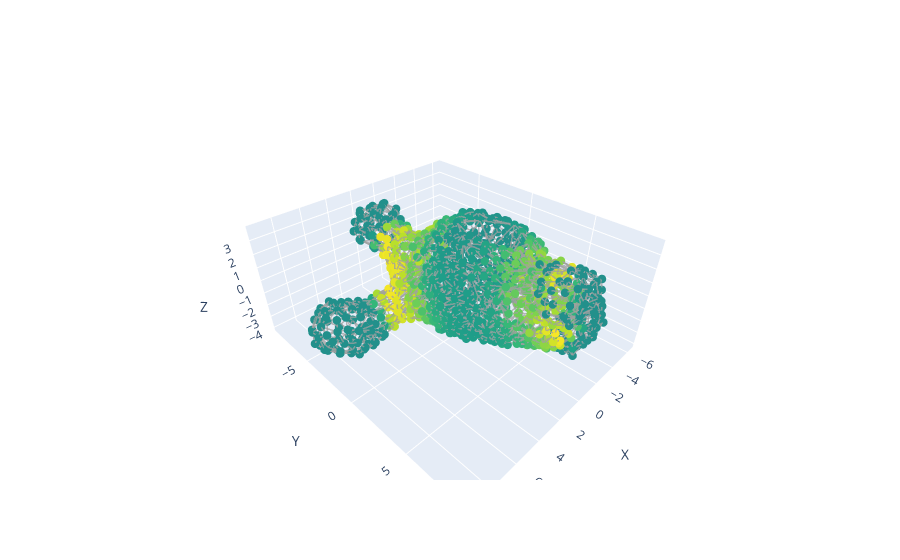
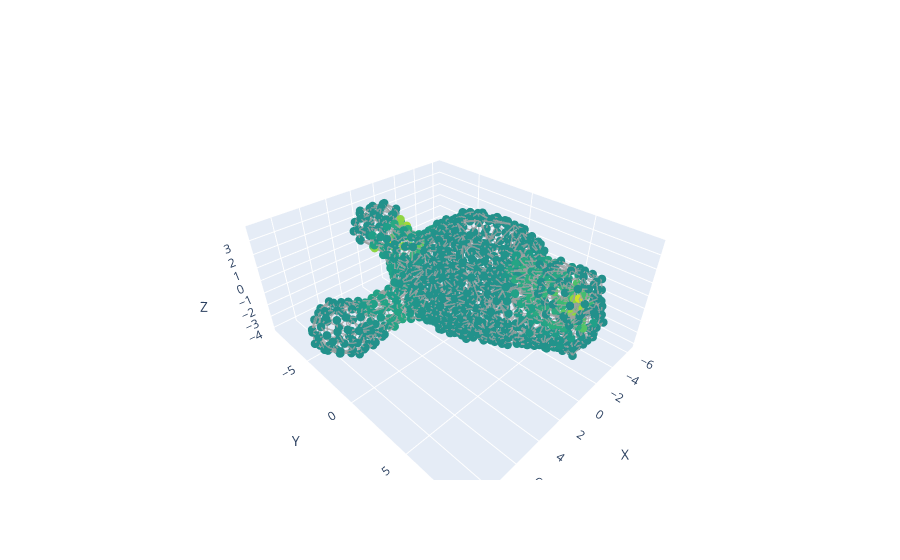
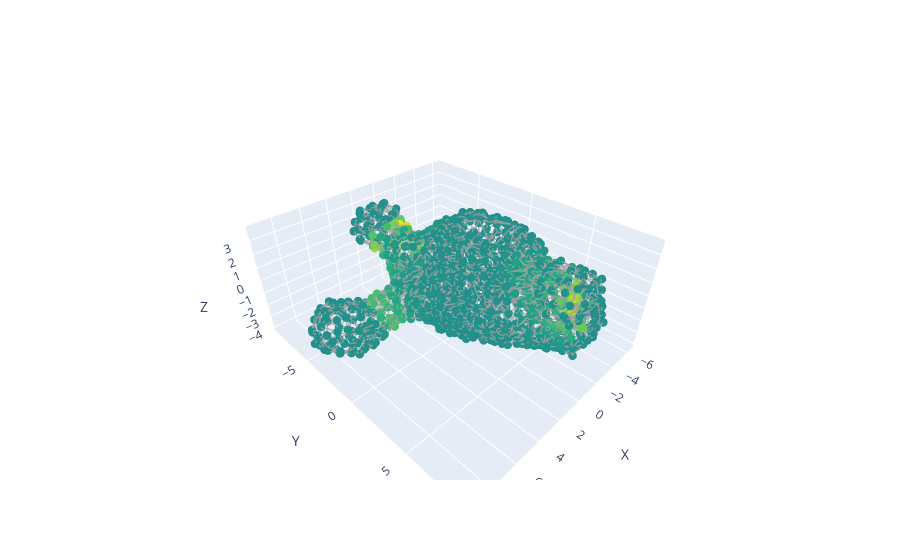
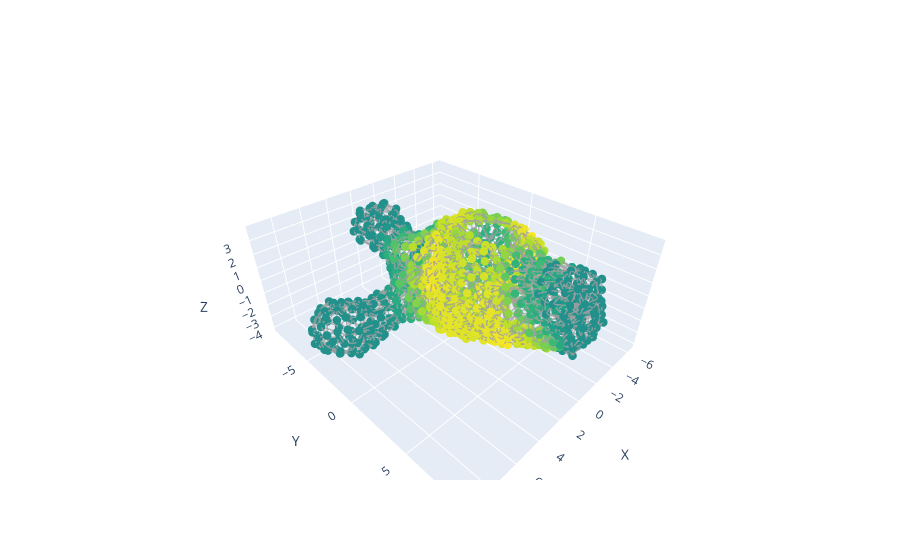

Notebook code for these charts, in order:
### Code cell
# Add the encoding field to the graph
add_vertex_field_to_graph(G, encoding, 'vocab_encoding')

encoding_nodes = np.array([G.nodes[n]["vocab_encoding"] for n in nodes])

for idx in vocab_plot_idx:
    node_values = encoding_nodes[:, idx]     # shape (N_cells,)

    fig = plot_organoid_graph(
        centroids,
        G,
        node_values=node_values,   # <--- numeric, not strings
        node_size=5,
        edge_width=3.0,
        colorscale="Viridis",      # <-- enable colorscale
    )

    fig.show()

### Figure 1 — Plotly figure (JSON) as saved in the notebook; plotly's stock layout.template omitted (floating-point values rounded to 4 significant figures; data arrays with more than 128 entries replaced by an {"elided": "..."} marker saying what was removed)
{"data": [{"hoverinfo": "skip", "line": {"color": "rgba(120,120,120,0.75)", "width": 3}, "mode": "lines", "showlegend": false, "type": "scatter3d", "x": {"elided": "9279 float values"}, "y": {"elided": "9279 float values"}, "z": {"elided": "9279 float values"}}, {"hoverinfo": "skip", "marker": {"cmax": 0.9842, "cmid": 0, "cmin": -0.9842, "color": {"elided": "1030 float values"}, "colorscale": [[0, "#440154"], [0.1111, "#482878"], [0.2222, "#3e4989"], [0.3333, "#31688e"], [0.4444, "#26828e"], [0.5556, "#1f9e89"], [0.6667, "#35b779"], [0.7778, "#6ece58"], [0.8889, "#b5de2b"], [1, "#fde725"]], "line": {"width": 0}, "size": 5}, "mode": "markers", "showlegend": false, "type": "scatter3d", "x": {"elided": "1030 float values"}, "y": {"elided": "1030 float values"}, "z": {"elided": "1030 float values"}}], "layout": {"scene": {"aspectmode": "data", "xaxis": {"title": {"text": "X"}}, "yaxis": {"title": {"text": "Y"}}, "zaxis": {"title": {"text": "Z"}}}}}

### Figure 2 — Plotly figure (JSON) as saved in the notebook; plotly's stock layout.template omitted (floating-point values rounded to 4 significant figures; data arrays with more than 128 entries replaced by an {"elided": "..."} marker saying what was removed)
{"data": [{"hoverinfo": "skip", "line": {"color": "rgba(120,120,120,0.75)", "width": 3}, "mode": "lines", "showlegend": false, "type": "scatter3d", "x": {"elided": "9279 float values"}, "y": {"elided": "9279 float values"}, "z": {"elided": "9279 float values"}}, {"hoverinfo": "skip", "marker": {"cmax": 0.1025, "cmid": 0, "cmin": -0.1025, "color": {"elided": "1030 float values"}, "colorscale": [[0, "#440154"], [0.1111, "#482878"], [0.2222, "#3e4989"], [0.3333, "#31688e"], [0.4444, "#26828e"], [0.5556, "#1f9e89"], [0.6667, "#35b779"], [0.7778, "#6ece58"], [0.8889, "#b5de2b"], [1, "#fde725"]], "line": {"width": 0}, "size": 5}, "mode": "markers", "showlegend": false, "type": "scatter3d", "x": {"elided": "1030 float values"}, "y": {"elided": "1030 float values"}, "z": {"elided": "1030 float values"}}], "layout": {"scene": {"aspectmode": "data", "xaxis": {"title": {"text": "X"}}, "yaxis": {"title": {"text": "Y"}}, "zaxis": {"title": {"text": "Z"}}}}}

### Figure 3 — Plotly figure (JSON) as saved in the notebook; plotly's stock layout.template omitted (floating-point values rounded to 4 significant figures; data arrays with more than 128 entries replaced by an {"elided": "..."} marker saying what was removed)
{"data": [{"hoverinfo": "skip", "line": {"color": "rgba(120,120,120,0.75)", "width": 3}, "mode": "lines", "showlegend": false, "type": "scatter3d", "x": {"elided": "9279 float values"}, "y": {"elided": "9279 float values"}, "z": {"elided": "9279 float values"}}, {"hoverinfo": "skip", "marker": {"cmax": 0.9463, "cmid": 0, "cmin": -0.9463, "color": {"elided": "1030 float values"}, "colorscale": [[0, "#440154"], [0.1111, "#482878"], [0.2222, "#3e4989"], [0.3333, "#31688e"], [0.4444, "#26828e"], [0.5556, "#1f9e89"], [0.6667, "#35b779"], [0.7778, "#6ece58"], [0.8889, "#b5de2b"], [1, "#fde725"]], "line": {"width": 0}, "size": 5}, "mode": "markers", "showlegend": false, "type": "scatter3d", "x": {"elided": "1030 float values"}, "y": {"elided": "1030 float values"}, "z": {"elided": "1030 float values"}}], "layout": {"scene": {"aspectmode": "data", "xaxis": {"title": {"text": "X"}}, "yaxis": {"title": {"text": "Y"}}, "zaxis": {"title": {"text": "Z"}}}}}

### Figure 4 — Plotly figure (JSON) as saved in the notebook; plotly's stock layout.template omitted (floating-point values rounded to 4 significant figures; data arrays with more than 128 entries replaced by an {"elided": "..."} marker saying what was removed)
{"data": [{"hoverinfo": "skip", "line": {"color": "rgba(120,120,120,0.75)", "width": 3}, "mode": "lines", "showlegend": false, "type": "scatter3d", "x": {"elided": "9279 float values"}, "y": {"elided": "9279 float values"}, "z": {"elided": "9279 float values"}}, {"hoverinfo": "skip", "marker": {"cmax": 0.9334, "cmid": 0, "cmin": -0.9334, "color": {"elided": "1030 float values"}, "colorscale": [[0, "#440154"], [0.1111, "#482878"], [0.2222, "#3e4989"], [0.3333, "#31688e"], [0.4444, "#26828e"], [0.5556, "#1f9e89"], [0.6667, "#35b779"], [0.7778, "#6ece58"], [0.8889, "#b5de2b"], [1, "#fde725"]], "line": {"width": 0}, "size": 5}, "mode": "markers", "showlegend": false, "type": "scatter3d", "x": {"elided": "1030 float values"}, "y": {"elided": "1030 float values"}, "z": {"elided": "1030 float values"}}], "layout": {"scene": {"aspectmode": "data", "xaxis": {"title": {"text": "X"}}, "yaxis": {"title": {"text": "Y"}}, "zaxis": {"title": {"text": "Z"}}}}}
